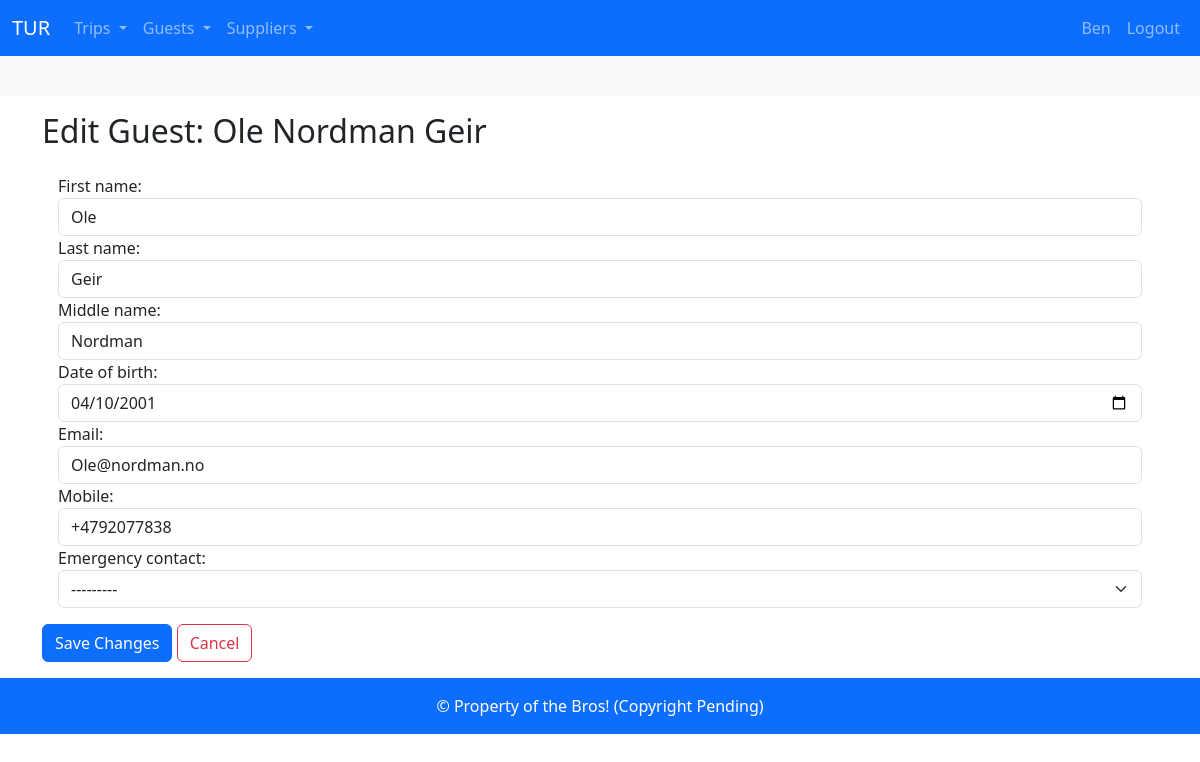
The app's page /guest/1/edit (signed in) with its own data.
### booking_system/models.py (models this page shows, shortened)
class Guest(models.Model):
    first_name = models.CharField(max_length=50)
    last_name = models.CharField(max_length=50)
    middle_name = models.CharField(max_length=50, blank=True, null=True)
    date_of_birth = models.DateField(blank=True, null=True)
    email = models.EmailField(unique=True,blank=True, null=True)
    mobile = PhoneNumberField(region='NO')
    emergency_contact = models.ForeignKey(
        'self',
        on_delete=models.SET_NULL,
        blank=True,
        null=True,
        related_name="emergency_for"
    )
    def __str__(self):
        if self.middle_name:
            return f"{self.first_name} {self.middle_name} {self.last_name}"
        else:
            return f"{self.first_name} {self.last_name}"

### booking_system/views.py (the view)
# urls.py: path("guest/<int:guest_id>/edit", views.guest_edit, name='guest_edit'),
@login_required
def guest_edit(request,guest_id):
    guest = get_object_or_404(Guest,id=guest_id)
    if request.method == 'POST':
        form = EditGuestForm(request.POST, instance=guest)
        if form.is_valid():
            guest = form.save()
            return redirect('guest_view', guest_id=guest.id)
    else:
        form = EditGuestForm(instance=guest)
    return render(request, 'booking_system/guest/guest_edit.html',
                  {'guest': guest,
                   "form": form})

### booking_system/forms.py
class EditGuestForm(forms.ModelForm):
    class Meta:
        model = Guest
        fields = [
            'first_name',
            'last_name',
            'middle_name',
            'date_of_birth',
            'email',
            'mobile',
            'emergency_contact'
        ]
        widgets = {
            'first_name': forms.TextInput(attrs={'class': 'form-control'}),
            'last_name': forms.TextInput(attrs={'class': 'form-control'}),
            'middle_name': forms.TextInput(attrs={'class': 'form-control'}),
            'date_of_birth': forms.DateInput(attrs={'type': 'date', 'class': 'form-control'}),
            'email': forms.EmailInput(attrs={'class': 'form-control'}),
            'mobile': forms.TextInput(attrs={'class': 'form-control'}),
            'emergency_contact': forms.Select(attrs={'class': 'form-select'}),
        }

### booking_system/templates/booking_system/guest/guest_edit.html (shortened to what this page needs)
{% extends "base.html" %}
{% block body %}
<h2> Edit Guest: {{ guest }}</h2>
<form method="post">
    <div class="p-3">
    {{ form }}
    </div>
    <div class="mt-6 text-start ">
        <button type="submit" class="btn btn-primary">Save Changes</button>
        <a class="btn btn-outline-danger" href="{% url 'guest_view' guest.id %}">Cancel</a>
    </div>
</form>
{% endblock body %}

### booking_system/templates/base.html (shortened to what this page needs)
<!DOCTYPE html>
<html lang="en">
<head>
<link href="https://cdn.jsdelivr.net/npm/bootstrap@5.3.5/dist/css/bootstrap.min.css" rel="stylesheet">
<link rel="stylesheet" href="https://cdn.jsdelivr.net/npm/bootstrap-icons@1.10.5/font/bootstrap-icons.css">
</head>
<body>
<nav class="navbar navbar-expand-lg navbar-dark bg-primary">
  <div class="container-fluid">
    <a class="navbar-brand" href="{% url 'home' %}">TUR</a>
    <ul class="navbar-nav me-auto mb-2 mb-lg-0">
      {% if user.is_authenticated %}
      <li class="nav-item dropdown">
        <a class="nav-link dropdown-toggle" href="#" role="button" data-bs-toggle="dropdown" aria-expanded="false">
          Trips
        </a>
      </li>
      <li class="nav-item dropdown">
        <a class="nav-link dropdown-toggle" href="#" role="button" data-bs-toggle="dropdown" aria-expanded="false">
          Guests
        </a>
      </li>
      <li class="nav-item dropdown">
        <a class="nav-link dropdown-toggle" href="#" role="button" data-bs-toggle="dropdown" aria-expanded="false">
          Suppliers
        </a>
    </li>
    {% endif %}
    </ul>
      <ul class="navbar-nav ms-auto mb-2 mb-lg-0">
        {% if user.is_authenticated %}
          <li class="nav-item">
            <a class="nav-link" href="#">{{ user.username }}</a>
          </li>
          <li class="nav-item">
            <a class="nav-link" href="{% url 'logout' %}">Logout</a>
          </li>
        {% endif %}
      </ul>
    </div>
</nav>
{% block header %}
<div class="container-fluid text-center bg-light p-3">
</div>
{% endblock header %}
<div class="container my-3">
{% block body  %}
{% endblock body %}
</div>
<div class="bottom bg-primary text-white text-center p-3 ">
&copy; Property of the Bros! (Copyright Pending)
</div>
</body>
</html>

### records on screen
Guest: middle_name+first_name+last_name "Ole Nordman Geir", first_name "Ole", last_name "Geir", middle_name "Nordman", date_of_birth "04/10/2001", email "Ole@nordman.no", mobile "+4792077838", emergency_contact "---------"

### other values on screen
{{ user.username }} "Ben"
